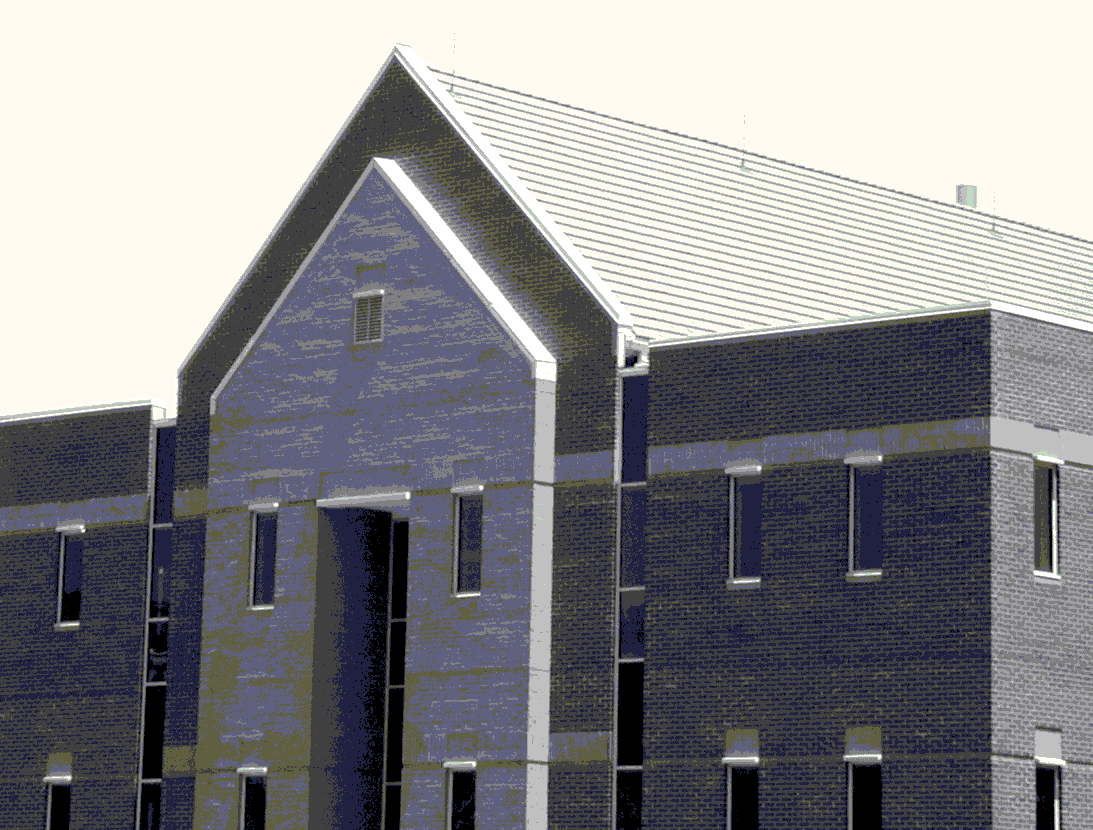
#> input picture ImageProcessing/FourierTransformation/building.bmp, 1093 x 830 px
$ python JMLPJ4.py
#> lines starting #> are read from the running program, lines starting #| are printed output that depends on the picture
#Jeremy Lynch

#Utilizes OpenCV-Python to read in and show images.
import cv2
import numpy as np
from matplotlib import pyplot as plt

#Get original image and convert to GS
img = cv2.imread('building.bmp')
#> img is the input picture: shape (830, 1093, 3); mean B, G, R 139, 136.4, 137.3
img = cv2.cvtColor(img, cv2.COLOR_BGR2GRAY)
#> img: shape (830, 1093)

#Perform Fourier transformation on input image
FFT1 = cv2.dft(np.float32(img), flags = cv2.DFT_COMPLEX_OUTPUT)
FFT1_shift = np.fft.fftshift(FFT1)
mag_spec = 20*np.log(cv2.magnitude(FFT1_shift[:,:,0],FFT1_shift[:,:,1]))

#Display Input Image
plt.subplot(121),plt.imshow(img, cmap = 'gray')
plt.title('Input Image'), plt.xticks([]), plt.yticks([])
plt.subplot(122),plt.imshow(mag_spec, cmap = 'gray')

#Display FFT1 Spacial Image
plt.title('Magnitude Spectrum FFT1'), plt.xticks([]), plt.yticks([])
plt.show()

#Get Conjugate of FFT1
FFT2 = np.ones_like(FFT1)
FFT2 = cv2.mulSpectrums(FFT1, FFT2, 0, True)

#Display FFT1 for comparison
plt.subplot(121),plt.imshow(mag_spec, cmap = 'gray')
plt.title('Magnitude Spectrum FFT1'), plt.xticks([]), plt.yticks([])

#Display FFT2 Spacial Image
mag_spec2 = 20*np.log(cv2.magnitude(FFT2[:,:,0],FFT2[:,:,1]))
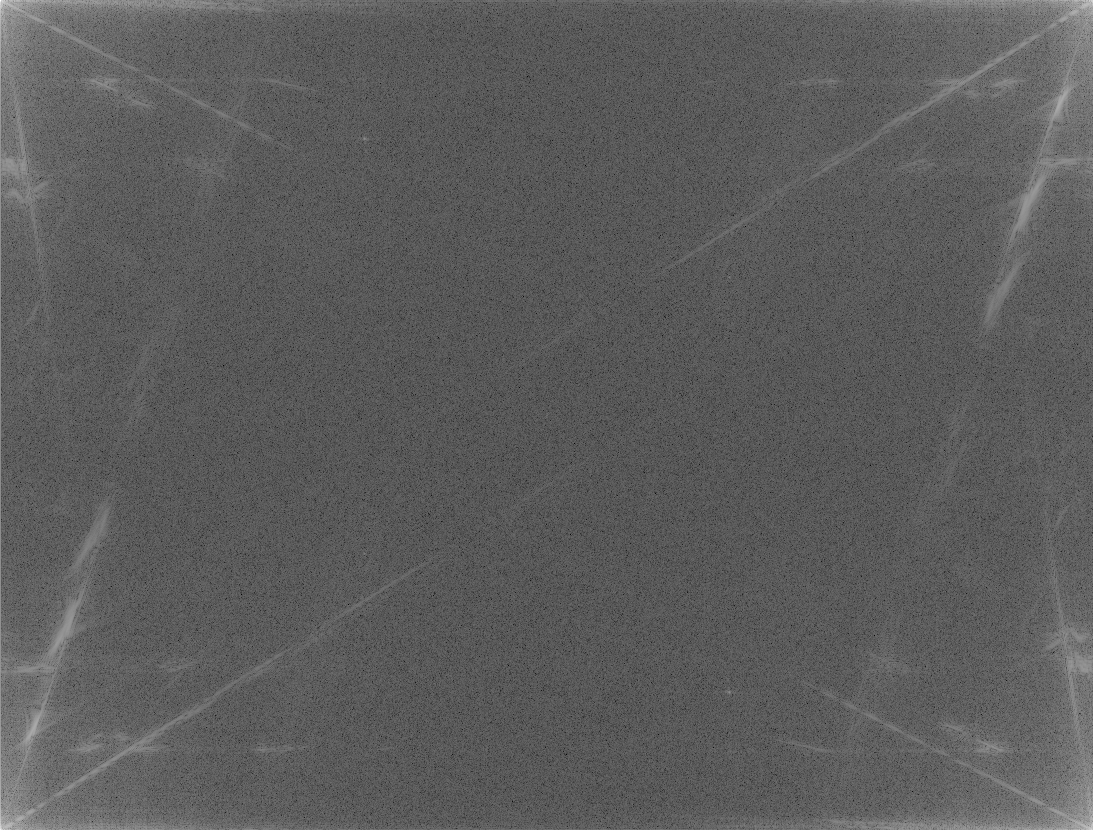
#> mag_spec2: shape (830, 1093) float32; min 68.25, max 379.7, mean 181.9; drawn with min black and max white
plt.subplot(122),plt.imshow(mag_spec2, cmap = 'gray')
plt.title('Magnitude Spectrum FFT2'), plt.xticks([]), plt.yticks([])
plt.show()

#Set FFT3 center 50 radius to 0
width = len(img) / 2 - 1
#> width = 414
length = len(img[0]) / 2 - 1
#> length = 545.5
FFT3 = np.copy(img)
FFT3[int(width - 49): int(width + 49), int(length - 49): int(length + 49)] = 0
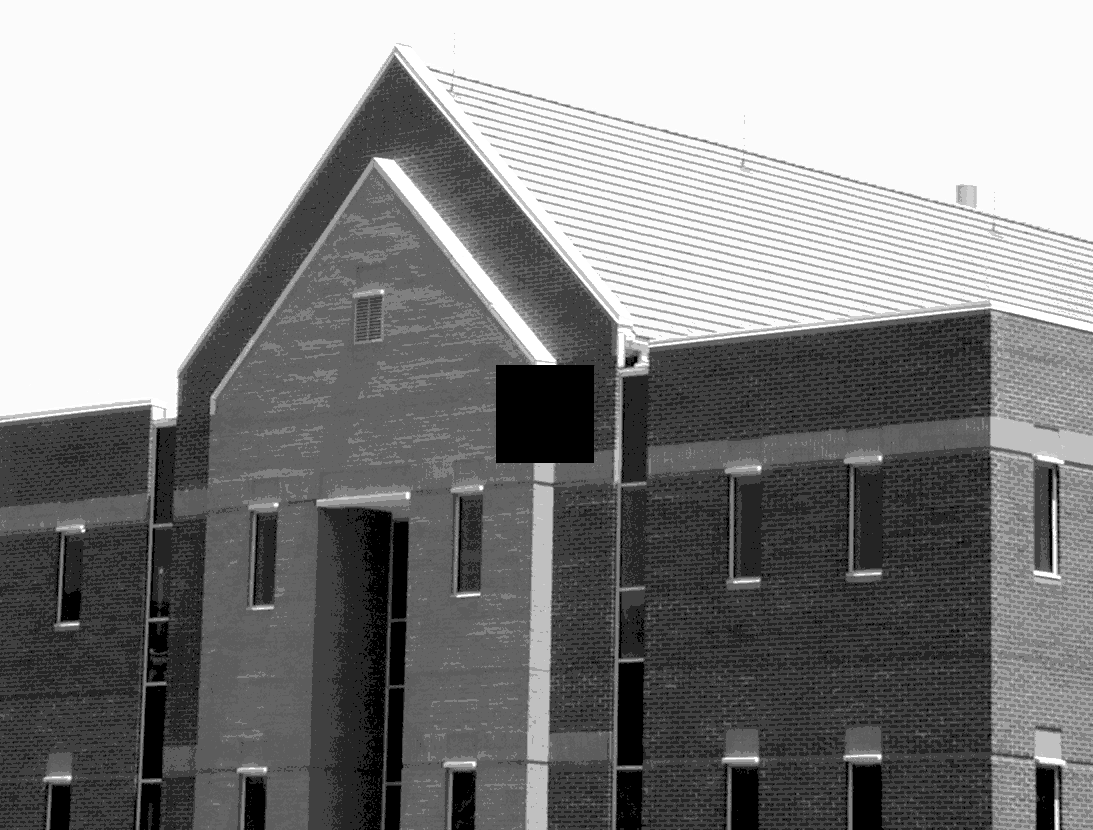
#> FFT3: shape (830, 1093); min 0, max 255, mean 135.9

#Display FFT3
plt.subplot(121),plt.imshow(FFT3, cmap = 'gray')
plt.title('FFT3'), plt.xticks([]), plt.yticks([])

#Transform FFT3
FFT3 = cv2.dft(np.float32(FFT3), flags = cv2.DFT_COMPLEX_OUTPUT)
FFT3_shift = np.fft.fftshift(FFT3)

#Display FFT3 Spatial Image
mag_spec3 = 20*np.log(cv2.magnitude(FFT3_shift[:,:,0],FFT3_shift[:,:,1]))
plt.subplot(122),plt.imshow(mag_spec3, cmap = 'gray')
plt.title('Magnitude Spectrum FFT3'), plt.xticks([]), plt.yticks([])
plt.show()

#Find FFT4
FFT4 = np.copy(img)
FFT4[:, :int(length - 49)] = 0
FFT4[:, int(length + 49):] = 0
FFT4[:int(width - 49), :] = 0
FFT4[int(width + 49):, :] = 0
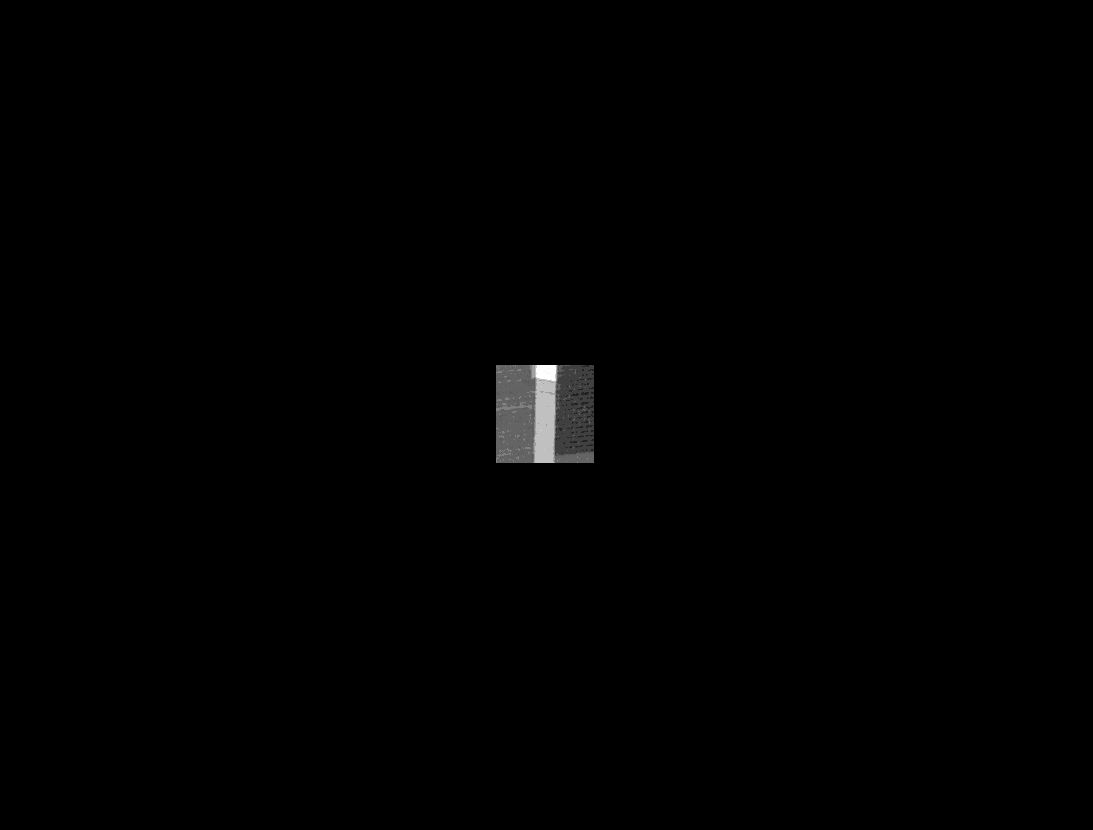
#> FFT4: shape (830, 1093); min 0, max 255, mean 1.1

#Display FFT4
plt.subplot(121),plt.imshow(FFT4, cmap = 'gray')
plt.title('FFT4'), plt.xticks([]), plt.yticks([])

#Get Conjugate of FFT4
FFT4 = cv2.dft(np.float32(FFT4), flags = cv2.DFT_COMPLEX_OUTPUT)
FFTemp = np.ones_like(FFT4)
FFT4 = cv2.mulSpectrums(FFTemp, FFT4, 0, True)

#Display FFT4 Spacial Image
mag_spec4 = 20*np.log(cv2.magnitude(FFT4[:,:,0],FFT4[:,:,1]))
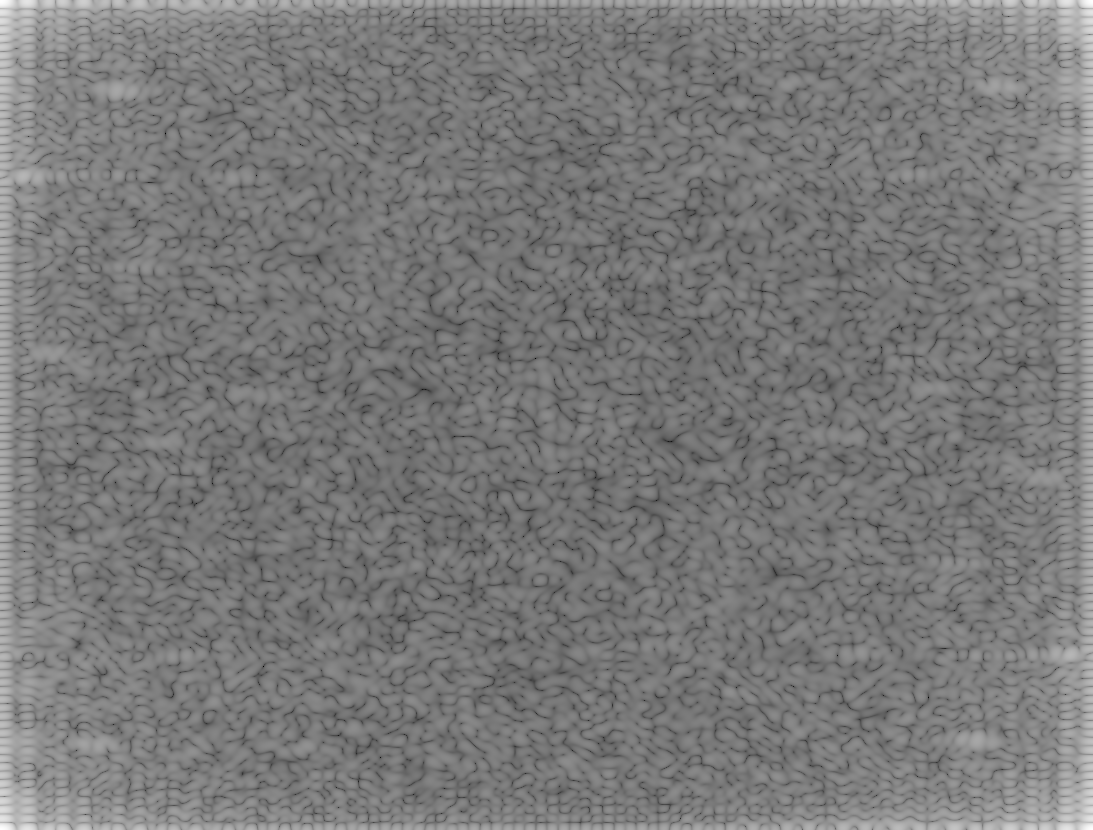
#> mag_spec4: shape (830, 1093) float32; min 3.99, max 284.1, mean 137.9; drawn with min black and max white
plt.subplot(122),plt.imshow(mag_spec4, cmap = 'gray')
plt.title('Magnitude Spectrum FFT4'), plt.xticks([]), plt.yticks([])
plt.show()
